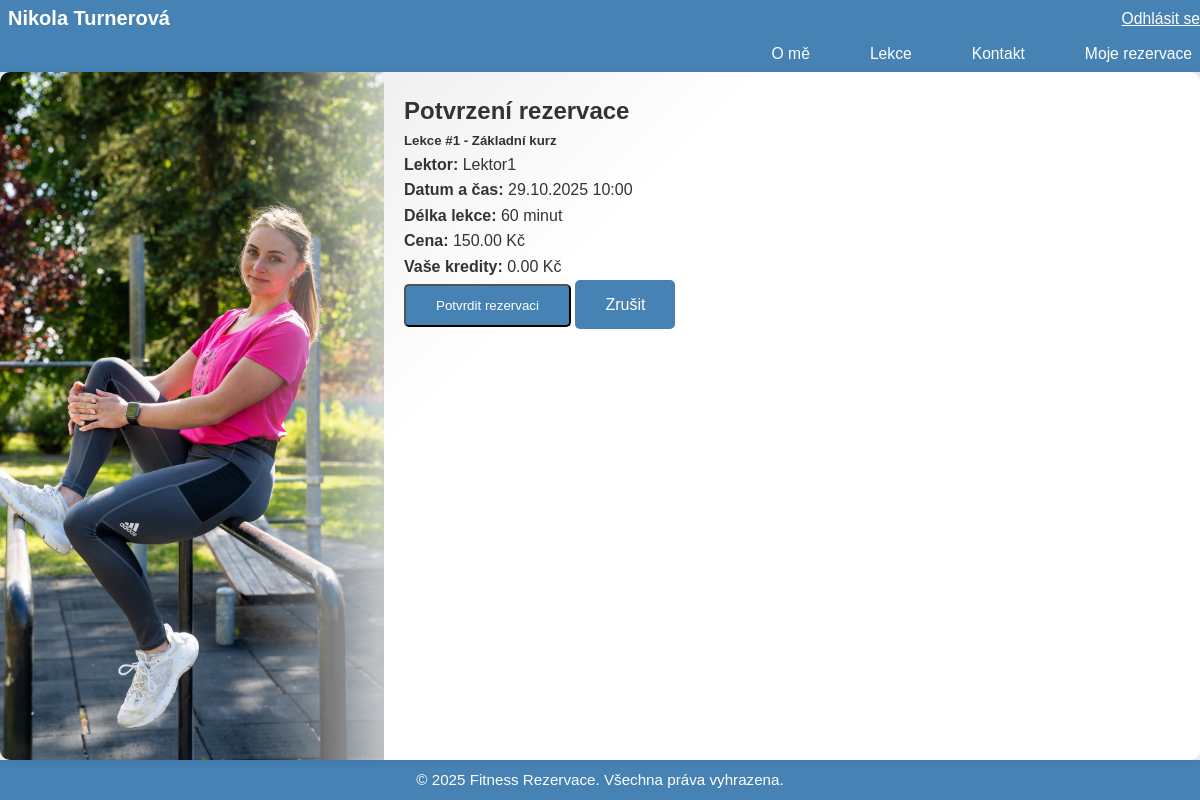
The page /bookings/create/1/ (signed in) on the database its author committed.
### bookings/models.py (models this page shows, shortened)
class TimeSlot(models.Model):
    lesson = models.ForeignKey(Lesson, on_delete=models.CASCADE)
    start_time = models.DateTimeField()
    is_available = models.BooleanField(default=True)
    class Meta:
        ordering = ['start_time']

class Lesson(models.Model):
    instructor = models.ForeignKey(
        settings.AUTH_USER_MODEL,
        on_delete=models.CASCADE,
        related_name='instructor_lessons',
        limit_choices_to={'user_type': 'instructor'}
    )
    title = models.CharField(max_length=200)
    description = models.TextField(blank=True)
    price = models.DecimalField(max_digits=10, decimal_places=2)
    duration = models.IntegerField(help_text="Délka lekce v minutách")
    capacity = models.IntegerField(help_text="Maximální počet účastníků")
    date = models.DateField(help_text="Datum konání lekce", default=timezone.now)
    start_time = models.TimeField(help_text="Čas začátku lekce", default="09:00")
    location = models.CharField(max_length=200, help_text="Místo konání lekce", default="Fitness centrum")
    LESSON_CATEGORIES = (
        ('yoga', 'Jóga'),
        ('cardio', 'Cardio'),
        ('strength', 'Silový trénink'),
        ('pilates', 'Pilates'),
        ('stretch', 'Stretch/rozcvička'),
        ('other', 'Jiné'),
    )
    category = models.CharField(max_length=20, choices=LESSON_CATEGORIES, default='other')

### accounts/models.py (models this page shows, shortened)
class User(AbstractUser):
    USER_TYPE_CHOICES = (
        ('instructor', 'Lektor'),
        ('client', 'Klient'),
    )
    user_type = models.CharField(max_length=10, choices=USER_TYPE_CHOICES)
    credits = models.DecimalField(
        max_digits=10,
        decimal_places=2,
        default=0,
        validators=[MinValueValidator(0)]
    )
    phone = models.CharField(max_length=20, blank=True)
    bio = models.TextField(blank=True)

### bookings/views.py (the view, shortened to what this page needs)
# urls.py: path('create/<int:time_slot_id>/', views.BookingCreateView.as_view(), name='booking_create'),
class BookingCreateView(LoginRequiredMixin, CreateView):
    model = Booking
    fields = []
    template_name = 'bookings/booking_create.html'
    success_url = reverse_lazy('accounts:client_dashboard')
    def get_context_data(self, **kwargs):
        context = super().get_context_data(**kwargs)
        time_slot_id = self.kwargs.get('time_slot_id')
        context['time_slot'] = get_object_or_404(TimeSlot, id=time_slot_id)
        return context

### templates/bookings/booking_create.html (shortened to what this page needs)
{% extends 'base.html' %}
{% block content %}
<div class="container">
    <h2>Potvrzení rezervace</h2>
    <div class="card">
        <div class="card-body">
            <h5 class="card-title">{{ time_slot.lesson.title }}</h5>
            <p class="card-text">
                <strong>Lektor:</strong> {{ time_slot.lesson.instructor.get_full_name }}<br>
                <strong>Datum a čas:</strong> {{ time_slot.start_time|date:"d.m.Y H:i" }}<br>
                <strong>Délka lekce:</strong> {{ time_slot.lesson.duration }} minut<br>
                <strong>Cena:</strong> {{ time_slot.lesson.price }} Kč<br>
                <strong>Vaše kredity:</strong> {{ user.credits }} Kč
            </p>
            <form method="post">
                <button type="submit" class="btn btn-primary">Potvrdit rezervaci</button>
                <a href="{% url 'home' %}" class="btn btn-secondary">Zrušit</a>
            </form>
        </div>
    </div>
</div>
{% endblock %}

### static/css/style.css (style rules this page uses)
* { margin: 0; padding: 0; box-sizing: border-box; }
:root { --header-h: 72px; --footer-h: 40px; }
html, body { height: 100%; margin: 0; }
body { font-family: 'Poppins', sans-serif; color: #333; line-height: 1.6; min-height: 100vh; background-color: #f0f0f0; padding: 0; overflow: hidden; }
.btn { display: inline-block; padding: 12px 30px; background-color: #4682b4;; color: white; text-decoration: none; border-radius: 5px; font-weight: 500; transition: background-color 0.3s; }

### rows shown on the page
TimeSlot: lesson "Lekce #1 - Základní kurz", lesson.instructor.get_full_name "Lektor1", start_time "29.10.2025 10:00", lesson.duration "60", lesson.price "150.00"
User: credits "0.00"
